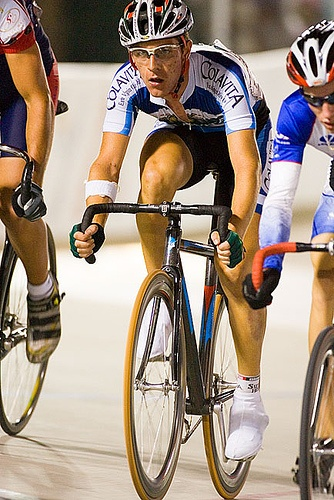
#> input picture python/demos/image001.jpg, 334 x 500 px
$ jupyter execute 'opencv-python图像读入显示及保存.ipynb'
#> lines starting #> are read from the running program, lines starting #| are printed output that depends on the picture
## 1.读入、显示及保存图像
### 1.1 用opencv加载、显示并保存

注意：*opencv是以BGR模式加载图片*

[cell 1]
#!/usr/bin/python
#-*- coding=utf-8 -*-

# 代码
import cv2

img = cv2.imread('../demos/image001.jpg', cv2.IMREAD_COLOR)
#> img is the input picture: shape (500, 334, 3); mean B, G, R 129.6, 143.9, 161
cv2.namedWindow('sporter', cv2.WINDOW_AUTOSIZE)
cv2.imshow('sporter', img)
k = cv2.waitKey(0)
#> (key Esc is pressed here)

if k == 27:  # wait for ESC key to exit
    cv2.destroyAllWindows()
elif k==ord('s'): # wait for 's' key to save and exit
    cv2.imwrite('sporterGray.png', img)
    cv2.destroyAllWindows()

### 1.2 用matplotlib显示

注意： *matplotlib以RGB模式显示图片，所以用opencv加载的彩色图片，在matplotlib中不能正确显示*

[cell 2]
import cv2
import numpy as np
from matplotlib import pyplot as plt

img2 = cv2.imread('../demos/image001.jpg', cv2.IMREAD_COLOR)
plt.imshow(img2)
plt.show()

#### 1.2.1 matplotlib显示图片的问题

解决上述问题：改变加载后的通道顺序

有以下3种方法

[cell 3]
#method 1
import cv2
import numpy as np
from matplotlib import pyplot as plt

img3=cv2.imread("../demos/image001.jpg",cv2.IMREAD_COLOR)

b,g,r = cv2.split(img3)
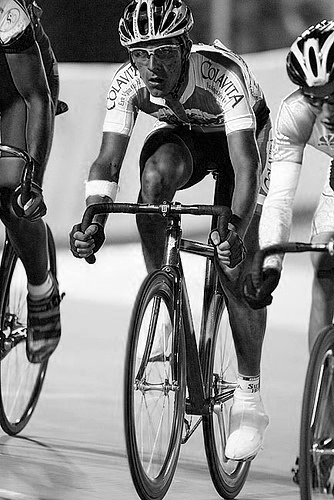
#> b: shape (500, 334); min 0, max 255, mean 129.6
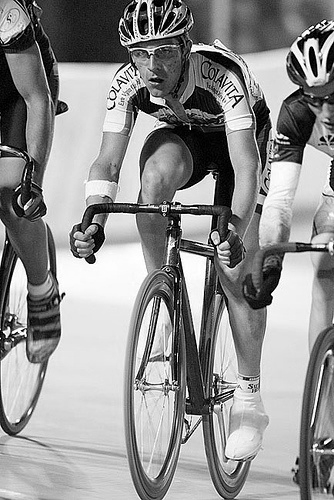
#> g: shape (500, 334); min 0, max 255, mean 143.9
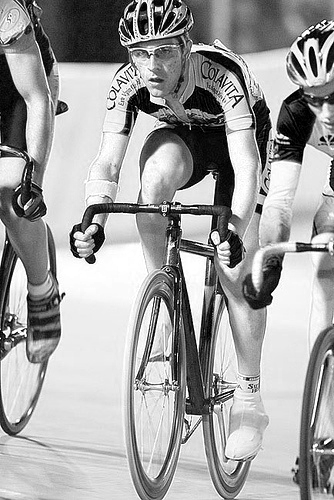
#> r: shape (500, 334); min 0, max 255, mean 161
img3_1 = cv2.merge([r,g,b])
plt.imshow(img3_1)
plt.show()
